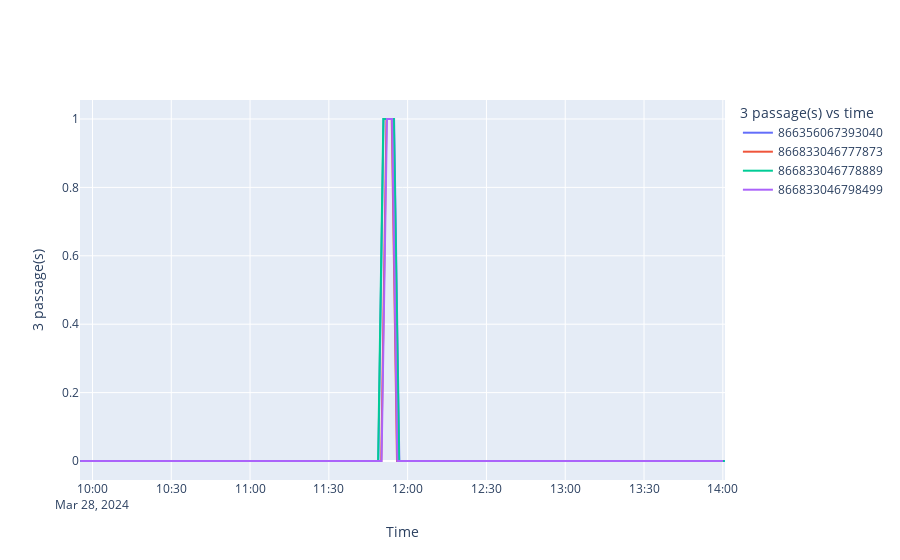

This figure's notebook cell:
### Code cell
graphe_capteurs(indicateur="3 passage(s)",df=df_capteur_entreprise)
